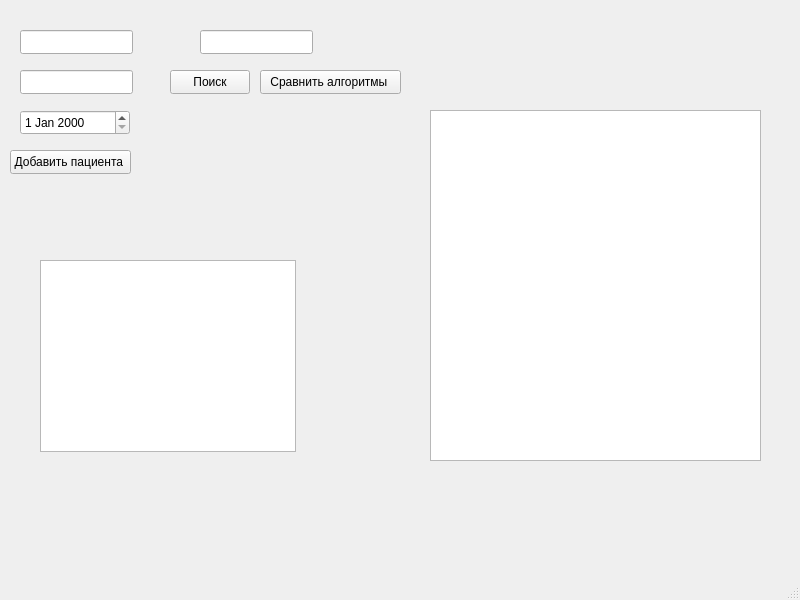
<?xml version="1.0" encoding="UTF-8"?>
<ui version="4.0">
 <class>MainWindow</class>
 <widget class="QMainWindow" name="MainWindow">
  <property name="geometry">
   <rect>
    <x>0</x>
    <y>0</y>
    <width>800</width>
    <height>600</height>
   </rect>
  </property>
  <property name="windowTitle">
   <string>MainWindow</string>
  </property>
  <widget class="QWidget" name="centralwidget">
   <widget class="QPushButton" name="addPatientButton">
    <property name="geometry">
     <rect>
      <x>10</x>
      <y>150</y>
      <width>121</width>
      <height>24</height>
     </rect>
    </property>
    <property name="text">
     <string>Добавить пациента </string>
    </property>
   </widget>
   <widget class="QLineEdit" name="idLineEdit">
    <property name="geometry">
     <rect>
      <x>20</x>
      <y>30</y>
      <width>113</width>
      <height>24</height>
     </rect>
    </property>
   </widget>
   <widget class="QLineEdit" name="nameLineEdit">
    <property name="geometry">
     <rect>
      <x>20</x>
      <y>70</y>
      <width>113</width>
      <height>24</height>
     </rect>
    </property>
   </widget>
   <widget class="QLineEdit" name="searchIdLineEdit">
    <property name="geometry">
     <rect>
      <x>200</x>
      <y>30</y>
      <width>113</width>
      <height>24</height>
     </rect>
    </property>
   </widget>
   <widget class="QPushButton" name="searchButton">
    <property name="geometry">
     <rect>
      <x>170</x>
      <y>70</y>
      <width>80</width>
      <height>24</height>
     </rect>
    </property>
    <property name="text">
     <string>Поиск</string>
    </property>
   </widget>
   <widget class="QPushButton" name="compareSearchButton">
    <property name="geometry">
     <rect>
      <x>260</x>
      <y>70</y>
      <width>141</width>
      <height>24</height>
     </rect>
    </property>
    <property name="text">
     <string>Сравнить алгоритмы </string>
    </property>
   </widget>
   <widget class="QListWidget" name="patientListWidget">
    <property name="geometry">
     <rect>
      <x>40</x>
      <y>260</y>
      <width>256</width>
      <height>192</height>
     </rect>
    </property>
   </widget>
   <widget class="QDateEdit" name="birthDateEdit">
    <property name="geometry">
     <rect>
      <x>20</x>
      <y>110</y>
      <width>110</width>
      <height>25</height>
     </rect>
    </property>
   </widget>
   <widget class="QTextEdit" name="resultsTextEdit">
    <property name="geometry">
     <rect>
      <x>430</x>
      <y>110</y>
      <width>331</width>
      <height>351</height>
     </rect>
    </property>
   </widget>
  </widget>
  <widget class="QMenuBar" name="menubar">
   <property name="geometry">
    <rect>
     <x>0</x>
     <y>0</y>
     <width>800</width>
     <height>21</height>
    </rect>
   </property>
  </widget>
  <widget class="QStatusBar" name="statusbar"/>
 </widget>
 <resources/>
 <connections/>
</ui>
